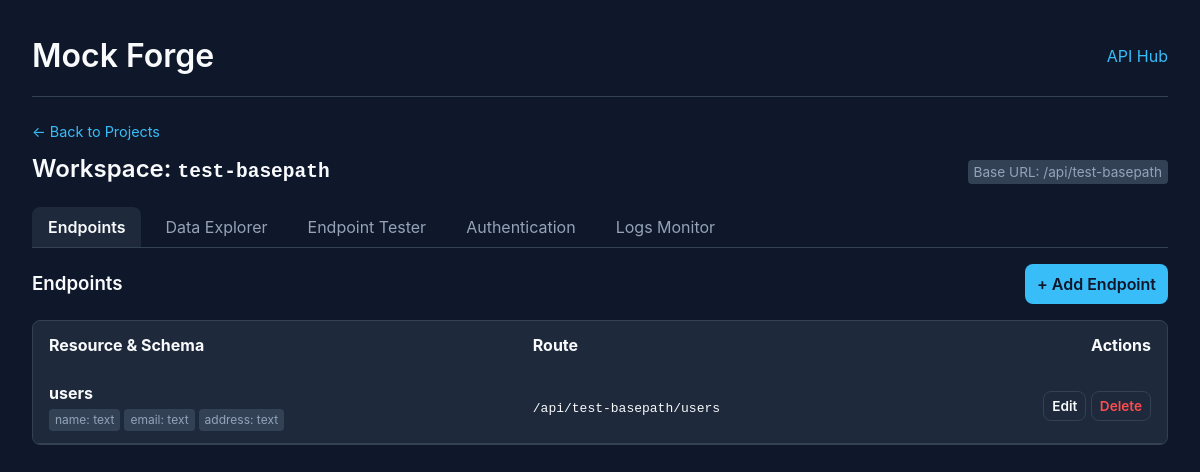
The page /projects/test-basepath on the database its author committed.
### tables this page shows
CREATE TABLE projects (
                id INTEGER PRIMARY KEY AUTOINCREMENT,
                slug TEXT NOT NULL UNIQUE
            );

CREATE TABLE resources (
                id INTEGER PRIMARY KEY AUTOINCREMENT,
                project_id INTEGER NOT NULL REFERENCES projects(id) ON DELETE CASCADE,
                name TEXT NOT NULL,
                columns TEXT NOT NULL,
                UNIQUE (project_id, name)
            );

### src/router/web.py (the view)
@web.get("/projects/{slug}", response_class=HTMLResponse)
async def get_workspace(request: Request, slug: str, tab: str = "endpoints", resource: Optional[str] = None, q: Optional[str] = None):
    db = _db(request)
    project = db.get_project(slug)
    if not project:
        raise HTTPException(status_code=404, detail=f"Project '{slug}' not found")
    resources = db.list_resources(project["id"])
    active_tab = tab if tab in ("endpoints", "schema", "data", "tester", "auth", "logs") else "endpoints"
    selected_resource = None
    rows = []
    logs = []
    auth = {}
    api_keys = []
    if active_tab == "logs":
        logs = log_manager.get_history(slug)
    elif active_tab == "auth":
        auth = db.get_project_auth(project["id"])
        api_keys = db.list_api_keys(project["id"])
    elif active_tab == "data" and resources:
        if resource:
            selected_resource = next((r for r in resources if r["name"] == resource), None)
        if not selected_resource:
            selected_resource = resources[0]
        all_rows = db.list_rows(project["id"], selected_resource["id"])
        if q:
            query = q.strip().lower()
            rows = [
                row for row in all_rows
                if any(query in str(v).lower() for k, v in row.items() if k != "id")
            ]
        else:
            rows = all_rows
    context = {
        "project": project,
        "resources": resources,
        "active_tab": active_tab,
        "selected_resource": selected_resource,
        "rows": rows,
        "logs": logs,
        "auth": auth,
        "api_keys": api_keys,
        "q": q or "",
    }
    if _is_htmx(request) and request.headers.get("hx-target") == "workspace-tab-content":
        tab_templates = {
            "endpoints": "fragments/tab_endpoints.html",
            "schema": "fragments/tab_schema.html",
            "data": "fragments/tab_data.html",
            "tester": "fragments/tab_tester.html",
            "auth": "fragments/tab_auth.html",
            "logs": "fragments/tab_logs.html",
        }
        template_name = tab_templates.get(active_tab, "fragments/tab_endpoints.html")
        return templates.TemplateResponse(
            request=request,
            name=template_name,
            context=context,
        )
    return templates.TemplateResponse(
        request=request,
        name="workspace.html",
        context=context,
    )

### src/templates/workspace.html (shortened to what this page needs)
{% extends "base.html" %}
{% block content %}
<div style="margin-bottom: 20px;">
    <p style="color: var(--text-muted); font-size: 0.9em;"><a href="/">&larr; Back to Projects</a></p>
    <div style="display: flex; justify-content: space-between; align-items: baseline; margin-top: 8px; flex-wrap: wrap; gap: 8px;">
        <h2>Workspace: <code>{{ project.slug }}</code></h2>
        <span class="badge" style="font-size: 0.85rem;">Base URL: /api/{{ project.slug }}</span>
    </div>
</div>
<div class="nav-tabs" role="tablist">
    <a href="/projects/{{ project.slug }}?tab=endpoints"
       class="nav-tab {% if active_tab == 'endpoints' %}active{% endif %}"
       hx-get="/projects/{{ project.slug }}?tab=endpoints"
       hx-target="#workspace-tab-content"
       hx-push-url="true"
       onclick="document.querySelectorAll('.nav-tab').forEach(el => el.classList.remove('active')); this.classList.add('active');">
       Endpoints
    </a>
    <a href="/projects/{{ project.slug }}?tab=data"
       class="nav-tab {% if active_tab == 'data' %}active{% endif %}"
       hx-get="/projects/{{ project.slug }}?tab=data"
       hx-target="#workspace-tab-content"
       hx-push-url="true"
       onclick="document.querySelectorAll('.nav-tab').forEach(el => el.classList.remove('active')); this.classList.add('active');">
       Data Explorer
    </a>
    <a href="/projects/{{ project.slug }}?tab=tester"
       class="nav-tab {% if active_tab == 'tester' %}active{% endif %}"
       hx-get="/projects/{{ project.slug }}?tab=tester"
       hx-target="#workspace-tab-content"
       hx-push-url="true"
       onclick="document.querySelectorAll('.nav-tab').forEach(el => el.classList.remove('active')); this.classList.add('active');">
       Endpoint Tester
    </a>
    <a href="/projects/{{ project.slug }}?tab=auth"
       class="nav-tab {% if active_tab == 'auth' %}active{% endif %}"
       hx-get="/projects/{{ project.slug }}?tab=auth"
       hx-target="#workspace-tab-content"
       hx-push-url="true"
       onclick="document.querySelectorAll('.nav-tab').forEach(el => el.classList.remove('active')); this.classList.add('active');">
       Authentication
    </a>
    <a href="/projects/{{ project.slug }}?tab=logs"
       class="nav-tab {% if active_tab == 'logs' %}active{% endif %}"
       hx-get="/projects/{{ project.slug }}?tab=logs"
       hx-target="#workspace-tab-content"
       hx-push-url="true"
       onclick="document.querySelectorAll('.nav-tab').forEach(el => el.classList.remove('active')); this.classList.add('active');">
       Logs Monitor
    </a>
</div>
<div id="workspace-tab-content">
    {% if active_tab == 'endpoints' %}
        {% include "fragments/tab_endpoints.html" %}
    {% elif active_tab == 'schema' %}
        <div id="schema-builder-container">
            {% include "fragments/tab_schema.html" %}
        </div>
    {% elif active_tab == 'data' %}
        {% include "fragments/tab_data.html" %}
    {% elif active_tab == 'tester' %}
        {% include "fragments/tab_tester.html" %}
    {% elif active_tab == 'auth' %}
        {% include "fragments/tab_auth.html" %}
    {% elif active_tab == 'logs' %}
        {% include "fragments/tab_logs.html" %}
    {% endif %}
</div>
{% endblock %}

### src/templates/fragments/endpoint_row.html
<tr id="endpoint-row-{{ res.id }}">
    <td style="padding: 12px 16px; border-bottom: 1px solid var(--border); vertical-align: middle;">
        <strong>{{ res.name }}</strong>
        <div style="margin-top: 4px; display: flex; gap: 4px; flex-wrap: wrap;">
            {% for col in res.columns %}
                <span class="badge" style="font-size: 0.75rem; background: var(--surface-hover);">{{ col.name }}: {{ col.type|default('text') }}</span>
            {% endfor %}
        </div>
    </td>
    <td style="padding: 12px 16px; border-bottom: 1px solid var(--border); vertical-align: middle;">
        <code>/api/{{ project.slug }}/{{ res.name }}</code>
    </td>
    <td style="padding: 12px 16px; border-bottom: 1px solid var(--border); text-align: right; white-space: nowrap; vertical-align: middle;">
        <button type="button"
                class="secondary"
                style="padding: 4px 8px; font-size: 0.85em;"
                hx-get="/projects/{{ project.slug }}/endpoints/{{ res.id }}/edit"
                hx-target="#endpoint-row-{{ res.id }}"
                hx-swap="outerHTML">Edit</button>
        <button type="button"
                class="secondary"
                style="padding: 4px 8px; font-size: 0.85em; color: var(--danger-color, #ff4d4f);"
                hx-delete="/projects/{{ project.slug }}/endpoints/{{ res.id }}"
                hx-target="#endpoint-row-{{ res.id }}"
                hx-swap="outerHTML"
                hx-confirm="Are you sure you want to delete endpoint '{{ res.name }}'?">Delete</button>
    </td>
</tr>

### src/templates/base.html (style rules this page uses)
:root { --bg: #0f172a; --surface: #1e293b; --surface-hover: #334155; --border: #334155; --text: #f8fafc; --text-muted: #94a3b8; --primary: #38bdf8; --primary-hover: #0ea5e9; --danger: #f43f5e; --radius: 8px; }
* { box-sizing: border-box; margin: 0; padding: 0; }
body { font-family: -apple-system, BlinkMacSystemFont, "Segoe UI", Roboto, sans-serif; background-color: var(--bg); color: var(--text); line-height: 1.5; padding: clamp(16px, 3vw, 32px); max-width: 1440px; width: 100%; margin: 0 auto; min-height: 100vh; }
a { color: var(--primary); text-decoration: none; }
h1, h2, h3 { font-weight: 600; }
input, select, button, textarea { font: inherit; padding: 8px 12px; border-radius: var(--radius); border: 1px solid var(--border); background: var(--surface); color: var(--text); box-sizing: border-box; }
button { cursor: pointer; background: var(--primary); color: #0f172a; font-weight: 600; border: none; white-space: nowrap; }
button.secondary { background: var(--surface); color: var(--text); border: 1px solid var(--border); }
.nav-tabs { display: flex; gap: 8px; border-bottom: 1px solid var(--border); margin-bottom: 16px; flex-wrap: wrap; }
.nav-tab { padding: 8px 16px; border-radius: var(--radius) var(--radius) 0 0; background: transparent; color: var(--text-muted); cursor: pointer; text-decoration: none; white-space: nowrap; }
.nav-tab.active { background: var(--surface); color: var(--text); font-weight: 600; }
.badge { display: inline-block; font-size: 0.75rem; padding: 2px 6px; border-radius: 4px; background: var(--surface-hover); color: var(--text-muted); }

### rows shown on the page
projects: slug "test-basepath"
resources: name "users", name "name" "email" "address", type "text" "text" "text"
